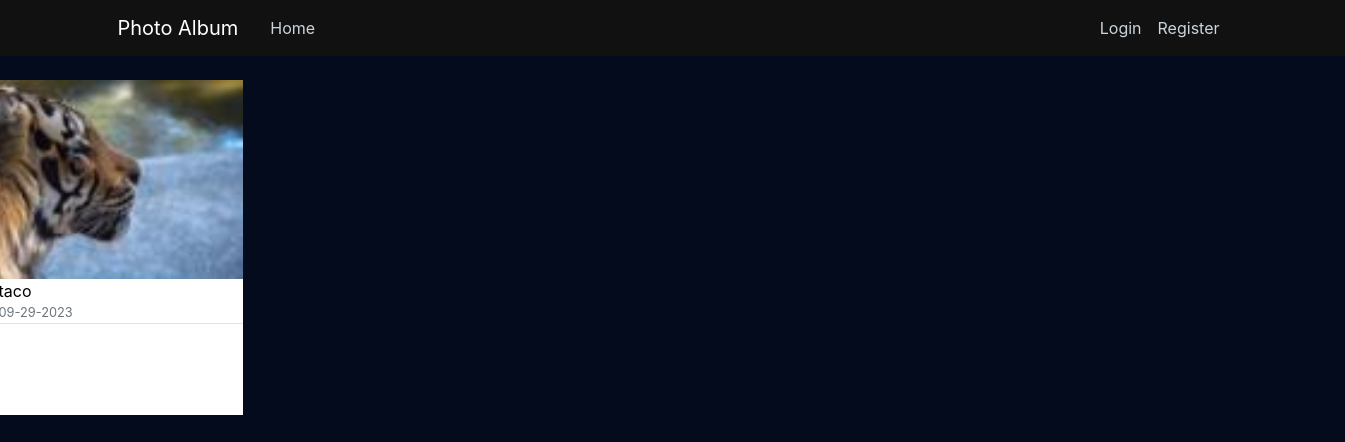
/post/10, run on the app's committed database.
### memproject/models.py (models this page shows, shortened)
class Post(db.Model):
    id = db.Column(db.Integer, primary_key = True)
    title = db.Column(db.String(100), nullable = False)
    date_posted = db.Column(db.DateTime, nullable = False, default = datetime.utcnow)
    image_file_post = db.Column(db.String(20), nullable = False, default = "tiger-photo.jpg")
    content = db.Column(db.Text, nullable = False)
    user_id = db.Column(db.Integer, db.ForeignKey('user.id'), nullable = False)

class User(db.Model, UserMixin):
    id = db.Column(db.Integer, primary_key= True)
    username = db.Column(db.String(20), unique= True, nullable= False)
    email = db.Column(db.String(120), unique = True, nullable = False)
    image_file = db.Column(db.String(20), nullable = False, default = "default.jpg")
    password = db.Column(db.String(60), nullable = False)
    posts = db.relationship('Post', backref='author', lazy = True)

### memproject/routes.py (the view)
@app.route("/post/<int:post_id>")
def post(post_id):
    post = Post.query.get_or_404(post_id)
    return render_template("post.html", title = post.title, post = post)

### memproject/templates/post.html (shortened to what this page needs)
{% extends "layout.html" %}
{% block content %}
    <div class = "div-grid">
        <article class="media-content-section">
            <div class= "media-body">
                <img class = "post-picture" src = " {{ url_for('static', filename = 'profile-pics/' + post.image_file_post) }}">
                <div class="article-metadata">
                    <div class = "post-description">
                        <a class="post-author" href="#">{{ post.author.username }}</a>
                        <small class="text-muted">{{ post.date_posted.strftime("%m-%d-%Y") }}</small>
                    </div>
                </div>
                <h2 class = "article-title">{{ post.title }}</h2>
                <p class="article-content">{{ post.content }}</p>
            </div>
        </article>
    </div>
{% endblock content %}

### memproject/static/layout.css (style rules this page uses)
body { background: #040b1d; color: #333333; margin-top: 5rem; }
h1, h2, h3, h4, h5, h6 { color: #444444; }
.article-title { color: #444444; }
.article-content { white-space: pre-line; }
.article-metadata { padding-bottom: 1px; margin-bottom: 4px; border-bottom: 1px solid #e3e3e3 }

### memproject/static/post.css (style rules this page uses)
.div-grid { display: grid; grid-template-columns: 1fr 1fr 1fr 1fr 1fr; row-gap: 20px; column-gap: 20px; width: 1465px; margin-left: -175px; }
.media-content-section { max-width: 300px; background-color: white; }
.article-metadata { display: flex; align-items: center; }
.post-description { display: flex; flex-direction: column; }
.post-author { color: black; }
.post-picture { width: 300px; background-size: contain; }

### data on the page
Post: image_file_post (picture), date_posted "09-29-2023"
User: author.username "taco"
